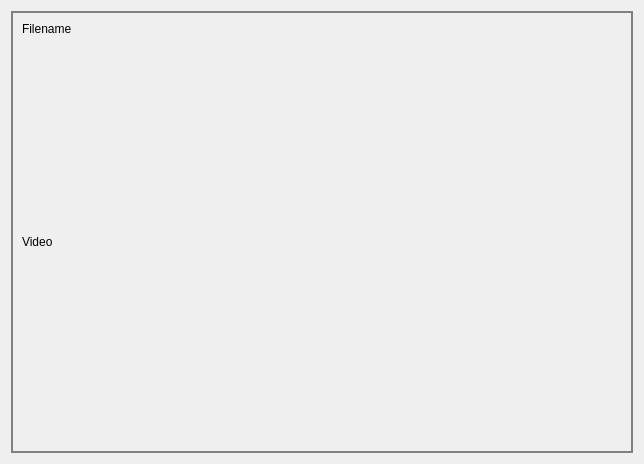
<?xml version="1.0" encoding="UTF-8"?>
<ui version="4.0">
 <class>Form</class>
 <widget class="QWidget" name="Form">
  <property name="geometry">
   <rect>
    <x>0</x>
    <y>0</y>
    <width>618</width>
    <height>437</height>
   </rect>
  </property>
  <property name="windowTitle">
   <string>Form</string>
  </property>
  <layout class="QGridLayout" name="gridLayout_2">
   <item row="0" column="0">
    <widget class="QFrame" name="frame">
     <property name="styleSheet">
      <string notr="true">QFrame{
border: 2px solid gray;
}
QLabel{
border: none;
}</string>
     </property>
     <property name="frameShape">
      <enum>QFrame::StyledPanel</enum>
     </property>
     <property name="frameShadow">
      <enum>QFrame::Raised</enum>
     </property>
     <layout class="QGridLayout" name="gridLayout">
      <item row="0" column="0">
       <widget class="QLabel" name="label_2">
        <property name="maximumSize">
         <size>
          <width>16777215</width>
          <height>30</height>
         </size>
        </property>
        <property name="text">
         <string>Filename</string>
        </property>
       </widget>
      </item>
      <item row="1" column="0">
       <widget class="QLabel" name="label">
        <property name="minimumSize">
         <size>
          <width>600</width>
          <height>400</height>
         </size>
        </property>
        <property name="text">
         <string>Video</string>
        </property>
       </widget>
      </item>
     </layout>
    </widget>
   </item>
  </layout>
 </widget>
 <resources/>
 <connections/>
</ui>
